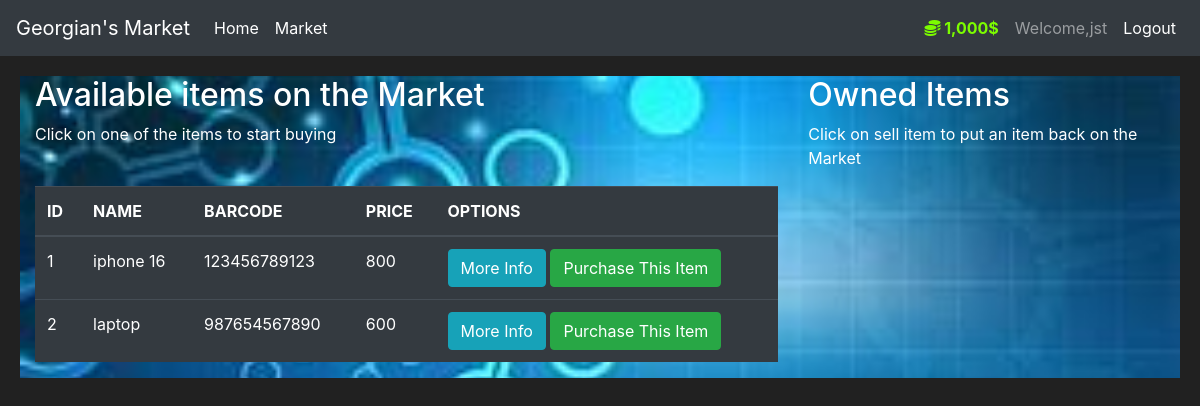
The app's page /market (signed in) with its own data.
### market/models.py (models this page shows, shortened)
class User(db.Model, UserMixin):
    id=db.Column(db.Integer,primary_key=True)
    username=db.Column(db.String(30),nullable=False,unique=True)
    email=db.Column(db.String(50),nullable=False,unique=True)
    password=db.Column(db.String(60),nullable=False)
    budget=db.Column(db.Integer,nullable=False,default=1000)
    items=db.relationship('Item' ,backref='owned_user',lazy=True)
    @property
    def prettier_budget(self):
        if len(str(self.budget))>=4:
            return f'{str(self.budget)[:-3]},{str(self.budget)[-3:]}$'
        else:
            return f"{self.budget}$"
    @property
    def password_fun(self):
       return self.password

class Item(db.Model):
    id=db.Column(db.Integer,primary_key=True)
    name=db.Column(db.String(30),nullable=False,unique=True)
    price=db.Column(db.Integer,nullable=False)
    barcode=db.Column(db.String(length=12),nullable=False,unique=True )
    description=db.Column(db.String(1024),nullable=False,unique=True)
    owner=db.Column(db.Integer,db.ForeignKey('user.id'))

### market/routes.py (the view, shortened to what this page needs)
@app.route('/market',methods=['GET','POST'])
@login_required   #it is like a decorator like app.route which ensure that after login only user come to this page
def market_page():
    purchase_form=PurchaseItemForm()
    selling_form=SellItemForm()
    if request.method == "GET":
       items = Item.query.filter_by(owner=None)
       owned_items=Item.query.filter_by(owner=current_user.id)
       return render_template('market.html',items=items,purchase_form=purchase_form,owned_items=owned_items,selling_form=selling_form)

### market/models.py (called while the page is built)
@login_manager.user_loader
def load_user(user_id):
    return User.query.get(int(user_id))

### market/templates/market.html (shortened to what this page needs)
{% extends 'base.html'%}
 {% block content %}
 <div class="row" style="margin: 20px;background-image: url('/static/images/marketbg.jpg');background-size: cover; background-position: center; background-repeat: no-repeat;height:100%;">
    <div class="col-8">
        <h2>Available items on the Market</h2>
        <p>Click on one of the items to start buying</p>
        <br>
        <table class="table table-hover table-dark">
            <thead>
                <tr>
                    <th scope="col">ID</th>
                    <th scope="col">NAME</th>
                    <th scope="col">BARCODE</th>
                    <th scope="col">PRICE</th>
                    <th scope="col">OPTIONS</th>
                </tr>
            </thead>
            <tbody>
            {% for item in items %}
                    <tr>
                        <td>{{ item.id }}</td>
                        <td>{{ item.name }}</td>
                        <td>{{ item.barcode }}</td>
                        <td>{{ item.price }}</td>
                        <td>
                            <button class="btn btn-outline btn-info" data-toggle="modal" data-target="#Modal-MoreInfo-{{ item.id }}">More Info</button>
                            <button class="btn btn-outline btn-success"data-toggle="modal" data-target="#Modal-PurchaseConfirm-{{ item.id }}">Purchase This Item</button>
                        </td>
                    </tr>
               {% endfor %}
            </tbody>
        </table>
    </div>
    <div class="col-4">
        <h2>Owned Items</h2>
        <p>Click on sell item to put an item back on the Market</p>
        <br>
    </div>
 </div>
{% endblock %}

### market/templates/base.html (shortened to what this page needs)
<!doctype html>
<html lang="en">
<head>
  <link rel="stylesheet" href="https://cdn.jsdelivr.net/npm/bootstrap@4.5.3/dist/css/bootstrap.min.css"
>
  <link href="https://cdnjs.cloudflare.com/ajax/libs/font-awesome/5.15.4/css/all.min.css" rel="stylesheet">
</head>
<body>
  <nav class="navbar navbar-expand-md navbar-dark bg-dark">
    <a class="navbar-brand" href="#">Georgian's Market</a>
    <div class="collapse navbar-collapse" id="navbarNav">
      <ul class="navbar-nav mr-auto">
        <li class="nav-item active">
          <a class="nav-link" href="{{ url_for('home_page') }}">Home <span class="sr-only">(current)</span></a>
        </li>
        <li class="nav-item active">
          <a class="nav-link" href="{{ url_for('market_page') }}">Market</a>
        </li>
      </ul>
       {% if current_user.is_authenticated %}
         <ul class="navbar-nav">
            <li class="nav-item">
              <a class="nav-link" style="color: lawngreen; font-weight:bold; ">
                <i class="fas fa-coins"></i>
                {{ current_user.prettier_budget }}
              </a>
            </li>
            <li class="nav-item">
              <a class="nav-link">Welcome,{{ current_user.username }}</a>
            </li>
            <li class="nav-item active">
              <a class="nav-link" href="{{ url_for('logout_page')}}">Logout</a>
            </li>
          </ul>
        {% endif %}
    </div>
  </nav>
  {% block content %}
  {% endblock %}
</body>
</html>

### market/templates/base.html (style rules this page uses)
body { background-color: #212121; color: white }

### records on screen
User: prettier_budget "1,000$", username "jst"
Item: id "1", name "iphone 16", barcode "123456789123", price "800"
Item: id "2", name "laptop", barcode "987654567890", price "600"
